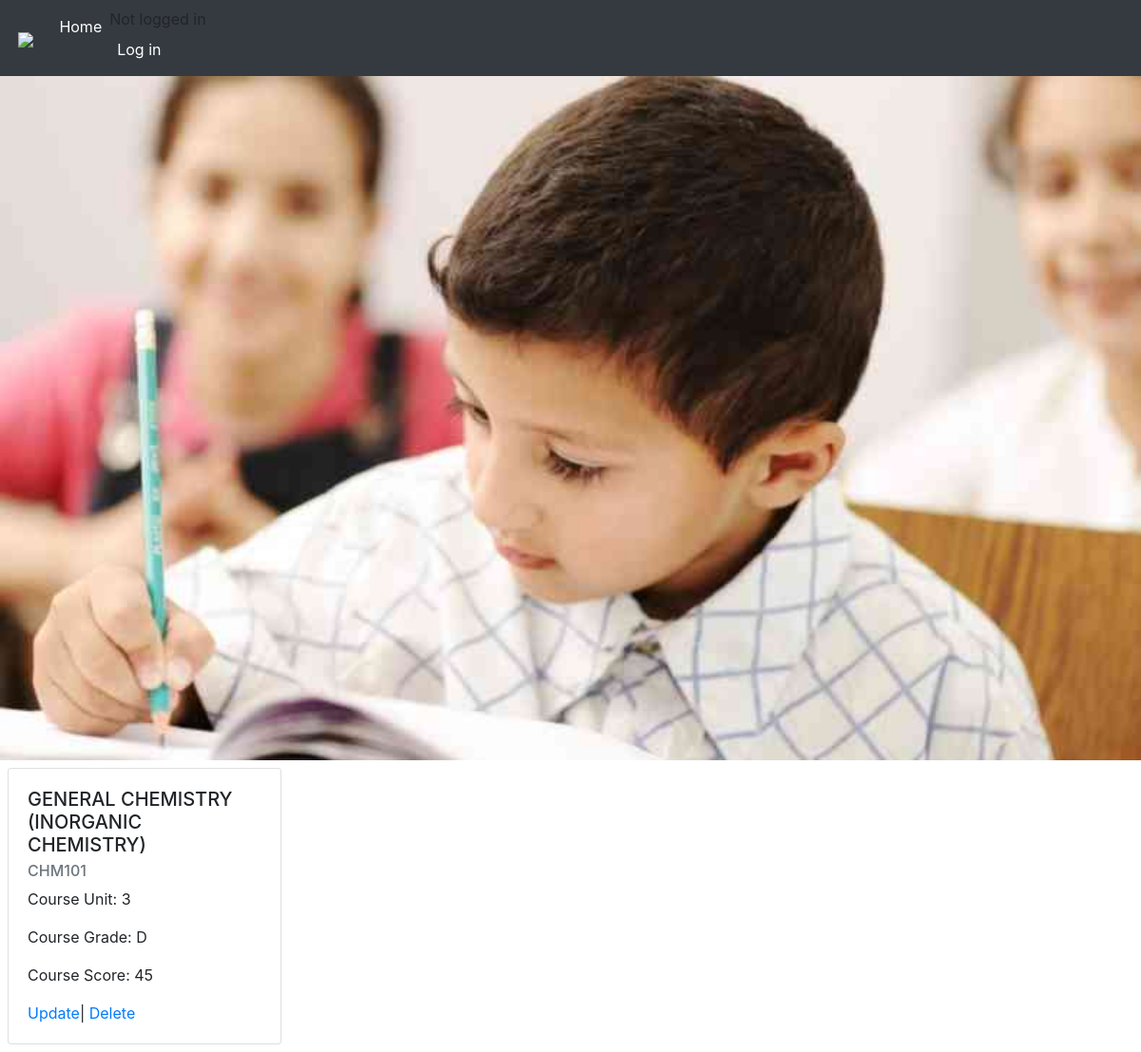
The page /level/courses/1 on the database its author committed.
### stud/models.py (models this page shows, shortened)
class Course(models.Model):
  SEMESTER_CHOICES = (
    ('1ST', 'First Semester'),
    ('2ND', 'Second Semester'),
    )
  LEVEL_CHOICES = (
    ('100', '100 Level'),
    ('200', '200 Level'),
    ('300', '300 Level'),
    ('400', '400 Level'),
    ('500', '500 Level'),
    ('600', '600 Level'),
    )
  GRADE_CHOICES = (
    (5, 'A'),
    (4, 'B'),
    (3, 'C'),
    (2, 'D'),
    (1, 'E'),
    (0, 'F'),
    )
  title = models.CharField(max_length = 200)
  semester = models.CharField(max_length = 4, choices = SEMESTER_CHOICES)
  level = models.CharField(max_length = 4, choices = LEVEL_CHOICES)
  grade = models.IntegerField(choices = GRADE_CHOICES)
  score = models.IntegerField()
  unit = models.IntegerField(null=True)
  course_code = models.CharField(max_length=7, null=True)
  user = models.ForeignKey(User, blank=True, null=True, on_delete=models.CASCADE)
  class Meta:
    ordering = ('level',)

### stud/views.py (the view)
# urls.py: path('level/courses/<int:pk>', CourseDetail.as_view(), name='course-detail'),
class CourseDetail(DetailView):
  model = Course
  context_object_name = 'course'
  def get_queryset(self):
    return Course.objects.filter()

### stud/templates/stud/course_detail.html
{% extends 'base.html'%}
{% block content %}
<div class="card" style="width: 18rem;">
  <div class="card-body">
    <h5 class="card-title">{{course.title}}</h5>
    <h6 class="card-subtitle mb-2 text-muted">{{course.course_code}}</h6>
    <p class="card-text">Course Unit: {{course.unit}}</p>
    <p class="card-text">Course Grade: {{course.get_grade_display}}</p>
    <p class="card-text">Course Score: {{course.score}}</p>
    <a href="{% url 'edit' course.id %}">Update</a>|
    <a href="{% url 'delete' course.id %}">Delete</a>
  </div>
</div>
{% endblock content %}

### rows shown on the page
Course: title "GENERAL CHEMISTRY (INORGANIC CHEMISTRY)", course_code "CHM101", unit "3", grade "D", score "45"
